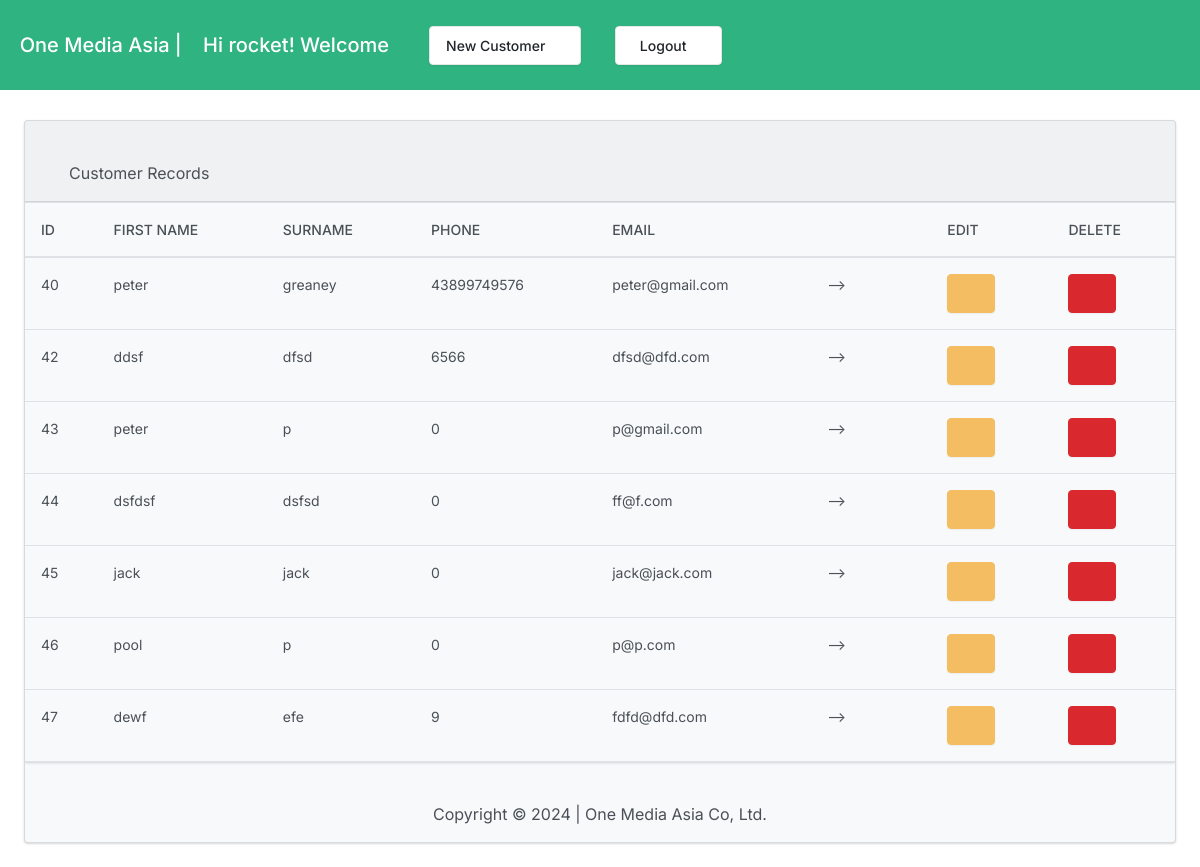
The app's page / (signed in) with its own data.
### crm/models.py (models this page shows, shortened)
class Customer(models.Model):
    firstname = models.CharField(max_length=255)
    surname = models.CharField(max_length=255)
    phone = models.CharField(max_length=255)
    email = models.EmailField(unique=True)
    created_at = models.DateTimeField(auto_now_add=True)

### crm/views.py (the view)
# urls.py: path('', views.customer_list, name='customer_list'),
@login_required
def customer_list(request):
    customers = Customer.objects.all()
    return render(request, 'crm/customer_list.html', {'customers': customers})

### crm/templates/crm/customer_list.html (shortened to what this page needs)
<!DOCTYPE html>
<html>
<head>
  {% load static %}
    <link rel="stylesheet" href="https://cdn.jsdelivr.net/npm/bootstrap@4.3.1/dist/css/bootstrap.min.css">
    <link href="{% static 'strap.min.css' %}" rel="stylesheet" type="text/css">
    {% if user.is_authenticated %}
{% include "crm/navbar.html" %}
{% else %}do this{% endif %}
</head><br><br>
<body>
  <div class="card bg-light ms-4 me-4 mb-4">
    <div class="card-header"><br>
      <i class="fa-solid fa-list fa-lg"></i> Customer Records
    </div>
        <div class="table-responsive">
          <table class="table table">
            <thead>
           <th scope="col">ID</th>
            <th scope="col">First Name</th>
            <th scope="col">Surname</th>
            <th scope="col">Phone</th>
            <th scope="col">Email</th>
            <th scope="col"></th>
            <th scope="col"></th>
            <th scope="col">Edit</th>
            <th scope="col">Delete</th>
        </thead>
        {% for customer in customers %}
          <tr>
            <td>{{customer.id}}</td>
            <td>{{ customer.firstname }}</td>
            <td>{{ customer.surname }}</td>
            <td>{{ customer.phone }}</td>
            <td>{{ customer.email }}</td>
            <td>--></td>
            <td></td>
         <td> <a class="btn btn-warning me-1" href="{% url 'edit_customer' customer.id %}"></a>
          </td>
          <td> <button class="btn btn-danger" name="delete"></button></td>
            {% endfor %}
          </tr>
          {% load crispy_forms_tags %}
      </table>
    {% comment %} <a href="{% url 'logout' %}">Logout</a> {% endcomment %}</div>
</body>
<div align="center" valign="middle"></br><p>Copyright © 2024 |  One Media Asia Co, Ltd.</p></div>
</html>

### crm/templates/crm/navbar.html (shortened to what this page needs)
<nav class="navbar navbar-expand-md navbar-dark fixed-top bg-success">
    <br><br>&nbsp;<a class="navbar-brand" href="/">One Media Asia | {% if user.is_authenticated %}
      &nbsp;&nbsp; Hi {{ user.username }}! Welcome  {% endif %}</a>
    <div class="collapse navbar-collapse" id="navbarCollapse">
      <ul class="navbar-nav mr-auto">
      <li class="nav-item">
          <a class="btn btn-secondary" href="/customer/add/">New Customer&nbsp;&nbsp;<span class="fa-solid fa-user-pen"><span></a>
        </li> &nbsp;&nbsp;
       <li class="nav-item">
        <form action="{% url 'logout' %}" method="post">
          {% csrf_token %} &nbsp;&nbsp; <button class="btn btn-secondary" type="submit">&nbsp;&nbsp;Logout&nbsp;&nbsp;<i class="fa-solid fa-wheelchair-move"></i></button>
      </form>
        </li>
     </div>
     <link href="/static/fontawesomefree/css/all.min.css" rel="stylesheet" type="text/css">
     <link rel="stylesheet" href="https://cdn.jsdelivr.net/npm/bootstrap@4.3.1/dist/css/bootstrap.min.css">
  </nav><br><br><br>

### crm/templates/crm/customer_list.html (style rules this page uses)
*,::after,::before { box-sizing:border-box }
@media (prefers-reduced-motion:no-preference) { :root { scroll-behavior:smooth } }
body { margin:0;font-family:var(--bs-body-font-family);font-size:var(--bs-body-font-size);font-weight:var(--bs-body-font-weight);line-height:var(--bs-body-line-height);color:var(--bs-body-color);text-align:var(--bs-body-text-align);background-color:var(--bs-body-bg);-webkit-text-size-adjust:100%;-webkit-tap-highlight-color:transparent }
p { margin-top:0;margin-bottom:1rem }
ol,ul { padding-left:2rem }
dl,ol,ul { margin-top:0;margin-bottom:1rem }
a { color:#3459e6;text-decoration:underline }
table { caption-side:bottom;border-collapse:collapse }
th { font-weight:500;text-align:inherit;text-align:-webkit-match-parent }
tbody,td,tfoot,th,thead,tr { border-color:inherit;border-style:solid;border-width:0 }
button { border-radius:0 }
button,input,optgroup,select,textarea { margin:0;font-family:inherit;font-size:inherit;line-height:inherit }
button,select { text-transform:none }
[type=button],[type=reset],[type=submit],button { -webkit-appearance:button }
[type=button]:not(:disabled),[type=reset]:not(:disabled),[type=submit]:not(:disabled),button:not(:disabled) { cursor:pointer }
.table { --bs-table-bg:transparent;--bs-table-accent-bg:transparent;--bs-table-striped-color:#495057;--bs-table-striped-bg:rgba(0, 0, 0, 0.05);--bs-table-active-color:#495057;--bs-table-active-bg:rgba(0, 0, 0, 0.1);--bs-table-hover-color:#495057;--bs-table-hover-bg:rgba(0, 0, 0, 0.075);width:100%;margin-bottom:1rem;color:#495057;vertical-align:top;border-color:#dee2e6 }
.table>:not(caption)>*>* { padding:1rem 1rem;background-color:var(--bs-table-bg);border-bottom-width:1px;box-shadow:inset 0 0 0 9999px var(--bs-table-accent-bg) }
.table>thead { vertical-align:bottom }
.table-responsive { overflow-x:auto;-webkit-overflow-scrolling:touch }
.btn { display:inline-block;font-weight:500;line-height:1.5;color:#495057;text-align:center;text-decoration:none;vertical-align:middle;cursor:pointer;-webkit-user-select:none;-moz-user-select:none;-ms-user-select:none;user-select:none;background-color:transparent;border:1px solid transparent;padding:.5rem 1rem;font-size:.875rem;border-radius:.25rem;transition:color .15s ease-in-out,background-color .15s ease-in-out,border-color .15s ease-in-out,box-shadow .15s ease-in-out }
.btn-secondary { color:#000;background-color:#fff;border-color:#fff;box-shadow:0 1px 2px rgba(0,0,0,.05) }
.btn-warning { color:#fff;background-color:#f4bd61;border-color:#f4bd61;box-shadow:0 1px 2px rgba(0,0,0,.05) }
.btn-danger { color:#fff;background-color:#da292e;border-color:#da292e;box-shadow:0 1px 2px rgba(0,0,0,.05) }
.collapse:not(.show) { display:none }
.navbar { position:relative;display:-ms-flexbox;display:flex;-ms-flex-wrap:wrap;flex-wrap:wrap;-ms-flex-align:center;align-items:center;-ms-flex-pack:justify;justify-content:space-between;padding-top:.85rem;padding-bottom:.85rem }
.navbar-brand { padding-top:.3125rem;padding-bottom:.3125rem;margin-right:1rem;font-size:1.25rem;text-decoration:none;white-space:nowrap }
.navbar-nav { display:-ms-flexbox;display:flex;-ms-flex-direction:column;flex-direction:column;padding-left:0;margin-bottom:0;list-style:none }
.navbar-collapse { -ms-flex-preferred-size:100%;flex-basis:100%;-ms-flex-positive:1;flex-grow:1;-ms-flex-align:center;align-items:center }
@media (min-width:768px) { .navbar-expand-md { -ms-flex-wrap:nowrap;flex-wrap:nowrap;-ms-flex-pack:start;justify-content:flex-start } }
@media (min-width:768px) { .navbar-expand-md .navbar-nav { -ms-flex-direction:row;flex-direction:row } }
@media (min-width:768px) { .navbar-expand-md .navbar-collapse { display:-ms-flexbox!important;display:flex!important;-ms-flex-preferred-size:auto;flex-basis:auto } }
.navbar-dark .navbar-brand { color:#fff }
.card { position:relative;display:-ms-flexbox;display:flex;-ms-flex-direction:column;flex-direction:column;min-width:0;word-wrap:break-word;background-color:#fff;background-clip:border-box;border:1px solid rgba(0,0,0,.125);border-radius:.25rem }
.card-header { padding:1rem 1.5rem;margin-bottom:0;background-color:rgba(0,0,0,.03);border-bottom:1px solid rgba(0,0,0,.125) }
.card-header:first-child { border-radius:calc(.25rem - 1px) calc(.25rem - 1px) 0 0 }
.fixed-top { position:fixed;top:0;right:0;left:0;z-index:1030 }
.me-1 { margin-right:.25rem!important }
.me-4 { margin-right:1.5rem!important }
.mb-4 { margin-bottom:1.5rem!important }
.ms-4 { margin-left:1.5rem!important }

### records on screen
Customer: id "40", firstname "peter", surname "greaney", phone "43899749576", email "peter@gmail.com"
Customer: id "42", firstname "ddsf", surname "dfsd", phone "6566", email "dfsd@dfd.com"
Customer: id "43", firstname "peter", surname "p", phone "0", email "p@gmail.com"
Customer: id "44", firstname "dsfdsf", surname "dsfsd", phone "0", email "ff@f.com"
Customer: id "45", firstname "jack", surname "jack", phone "0", email "jack@jack.com"
Customer: id "46", firstname "pool", surname "p", phone "0", email "p@p.com"
Customer: id "47", firstname "dewf", surname "efe", phone "9", email "fdfd@dfd.com"

### other values on screen
{{ user.username }} "rocket"
